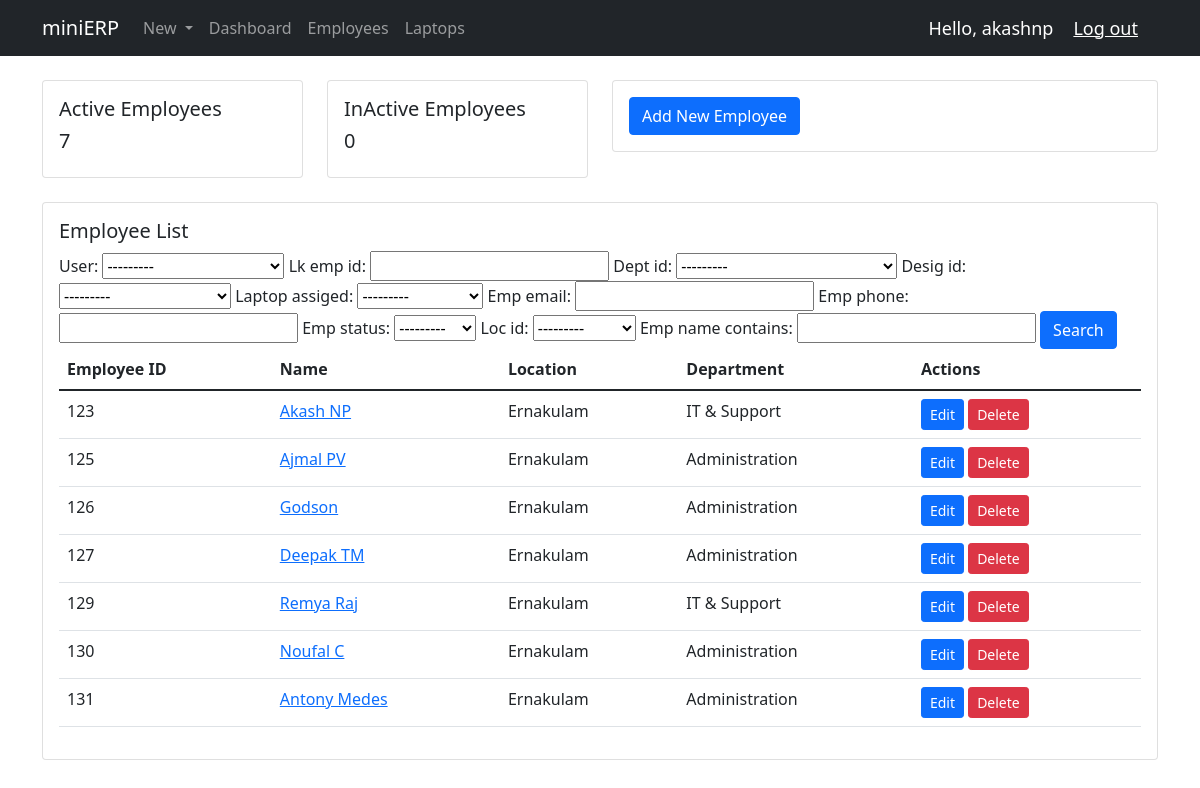
Page /dash_employees/ (signed in) on the committed database.
### hardware/models.py (models this page shows, shortened)
class Employee(models.Model):
    EMPLOYEE_STATUS = (
        ('Active', 'Active'),
        ('InActive', 'Inactive'),
    )
    user = models.OneToOneField(User, null=True, on_delete=models.CASCADE)
    emp_id = models.AutoField(primary_key=True, editable=False)
    lk_emp_id = models.CharField(null=True, blank=True, max_length=8)
    dept_id = models.ForeignKey(Department, null=True, on_delete=models.SET_NULL)
    desig_id = models.ForeignKey(Designation, null=True, on_delete=models.SET_NULL)
    laptop_assiged = models.ForeignKey(Laptop, null=True, blank=True, on_delete=models.SET_NULL)
    profilePic = models.ImageField(null=True, blank=True)
    emp_name = models.CharField(max_length=100, null=True)
    emp_email = models.CharField(max_length=100, null=True)
    emp_phone = models.IntegerField(null=True)
    emp_status = models.CharField(max_length=10, null=True, choices=EMPLOYEE_STATUS)
    loc_id = models.ForeignKey(Location, null=True, blank=False, on_delete=models.SET_NULL)
    emp_date_joined = models.DateField
    emp_date_exited = models.DateField
    emp_date_created = models.DateField(auto_now_add=True)
    history = HistoricalRecords()

class Location(models.Model):
    location_id = models.AutoField(primary_key=True, editable=False)
    location = models.CharField(max_length=20, null=True)
    def __str__(self):
        return self.location

class Department(models.Model):
    department_id = models.AutoField(primary_key=True, editable=False)
    dept_name = models.CharField(max_length=50, null=False, blank=False)
    def __str__(self):
        return self.dept_name

### hardware/decorators.py (the view)
        def wrapper_func(request, *args, **kwargs):
            group = None
            if request.user.groups.exists():
                group = request.user.groups.all()[0].name
            if group in allowed_roles:
                return view_func(request, *args, **kwargs)
            else:
                return HttpResponse("You are not authorized to view this page!")

### hardware/models.py (called while the page is built)
    def __str__(self):
        return self.designation

    def __str__(self):
        return self.hardware_id

### hardware/views.py (called while the page is built)
@login_required(login_url='login')
@allowed_users(allowed_roles=['admin'])
def employees(request):
    employees = Employee.objects.all()
    active_emps = Employee.objects.filter(emp_status = 'Active').count()
    inactive_emps = Employee.objects.filter(emp_status = 'InActive').count()
    myFilter = EmployeeFilter(request.GET, queryset=employees)
    employees = myFilter.qs
    context = {'active_emps': active_emps, 'inactive_emps': inactive_emps, 'employees': employees,
    'myFilter':myFilter}
    return render(request, 'hardware/dash_employees.html', context)

### hardware/templates/hardware/dash_employees.html
{% extends 'hardware/main.html' %}
{% block content %}
<div class="container">
    <div class="row">
        <div class="col-md-6">
            <div class="row">
                <div class="col-sm-6">
                  <div class="card">
                    <div class="card-body">
                      <h5 class="card-title">Active Employees</h5>
                      <h5>{{active_emps}}</h5>
                    </div>
                  </div>
                </div>
                <div class="col-sm-6">
                  <div class="card">
                    <div class="card-body">
                      <h5 class="card-title">InActive Employees</h5>
                      <h5>{{inactive_emps}}</h5>
                    </div>
                  </div>
                </div>
              </div>
            </div>
        <div class="col-md-6">
          <div class="card">
            <div class="card-body">
              <div class="card-text">
                <a class="btn btn-primary" href="{% url 'employee_add' %}">Add New Employee</a>
              </div>
            </div>
          </div>
        </div>
    </div>
    <div class="row my-4">
        <div class="col">
            <div class="card card-body">
                <h5 class="card-title">Employee List</h5>
                <form method="GET">
                  {{myFilter.form}}
                  <button class="btn btn-primary" type="submit">Search</button>
                </form>
                <table class="table table-stripped">
                    <thead>
                      <tr>
                        <th scope="col">Employee ID</th>
                        <th scope="col">Name</th>
                        <th scope="col">Location</th>
                        <th scope="col">Department</th>
                        <th scope="col">Actions</th>
                      </tr>
                    </thead>
                    <tbody>
                      {% for employee in employees %}
                      <tr>
                        <td>{{employee.emp_id}}</td>
                        <td><a href="{% url 'employee' pk=employee.emp_id %}">{{employee.emp_name}}</a></td>
                        <td>{{employee.loc_id}}</td>
                        <td>{{employee.dept_id}}</td>
                        <td><a class="btn btn-primary btn-sm" href="{% url 'employee_edit' pk=employee.emp_id %}">Edit</a> <a href="{% url 'employee_del' pk=employee.emp_id %}" class="btn btn-danger btn-sm">Delete</a></td>
                      </tr>
                      {% endfor %}
                    </tbody>
                </table>
            </div>
        </div>
    </div>
</div>
{% endblock %}

### hardware/templates/hardware/navbar.html (shortened to what this page needs)
<nav class="navbar navbar-expand-lg navbar-dark bg-dark">
    <div class="container">
        <span class="navbar-brand mb-0 h1">miniERP</span>
      <div class="collapse navbar-collapse" id="navbarSupportedContent">
        <ul class="navbar-nav me-auto mb-2 mb-lg-0">
          {% if request.user.is_staff %}
          <li class="nav-item dropdown">
            <a class="nav-link dropdown-toggle" href="#" id="navbarDropdown" role="button" data-bs-toggle="dropdown" aria-expanded="false">
              New
            </a>
          </li>
          <li class="nav-item">
            <a class="nav-link" aria-current="page" href="{% url 'home' %}">Dashboard</a>
          </li>
          <li class="nav-item">
            <a class="nav-link" aria-current="page" href="{% url 'dash_employees' %}">Employees</a>
          </li>
          <li class="nav-item">
            <a class="nav-link" aria-current="page" href="{% url 'dash_laptops' %}">Laptops</a>
          </li>
          {% else %}
          <li class="nav-item">
            <a class="nav-link" aria-current="page" href="{% url 'empSettingsPage' %}">Settings</a>
          </li>
          {% endif %}
        </ul>
      </div>
      <span class="logout-text">Hello, {{request.user}}</span>
      <span><a class="logout-text" href="{% url 'logout' %}">Log out</a></span>
    </div>
  </nav>

### hardware/templates/hardware/navbar.html (style rules this page uses)
.logout-text { font-size: 18px; color: #fff; margin-right: 20px; }

### rows in the picture
Employee: emp_id "123", emp_name "Akash NP", loc_id "Ernakulam", dept_id "IT & Support"
Employee: emp_id "125", emp_name "Ajmal PV", loc_id "Ernakulam", dept_id "Administration"
Employee: emp_id "126", emp_name "Godson", loc_id "Ernakulam", dept_id "Administration"
Employee: emp_id "127", emp_name "Deepak TM", loc_id "Ernakulam", dept_id "Administration"
Employee: emp_id "129", emp_name "Remya Raj", loc_id "Ernakulam", dept_id "IT & Support"
Employee: emp_id "130", emp_name "Noufal C", loc_id "Ernakulam", dept_id "Administration"
Employee: emp_id "131", emp_name "Antony Medes", loc_id "Ernakulam", dept_id "Administration"

### other values in the picture
{{ request.user }} "akashnp"
{{ active_emps }} "7"
{{ inactive_emps }} "0"
